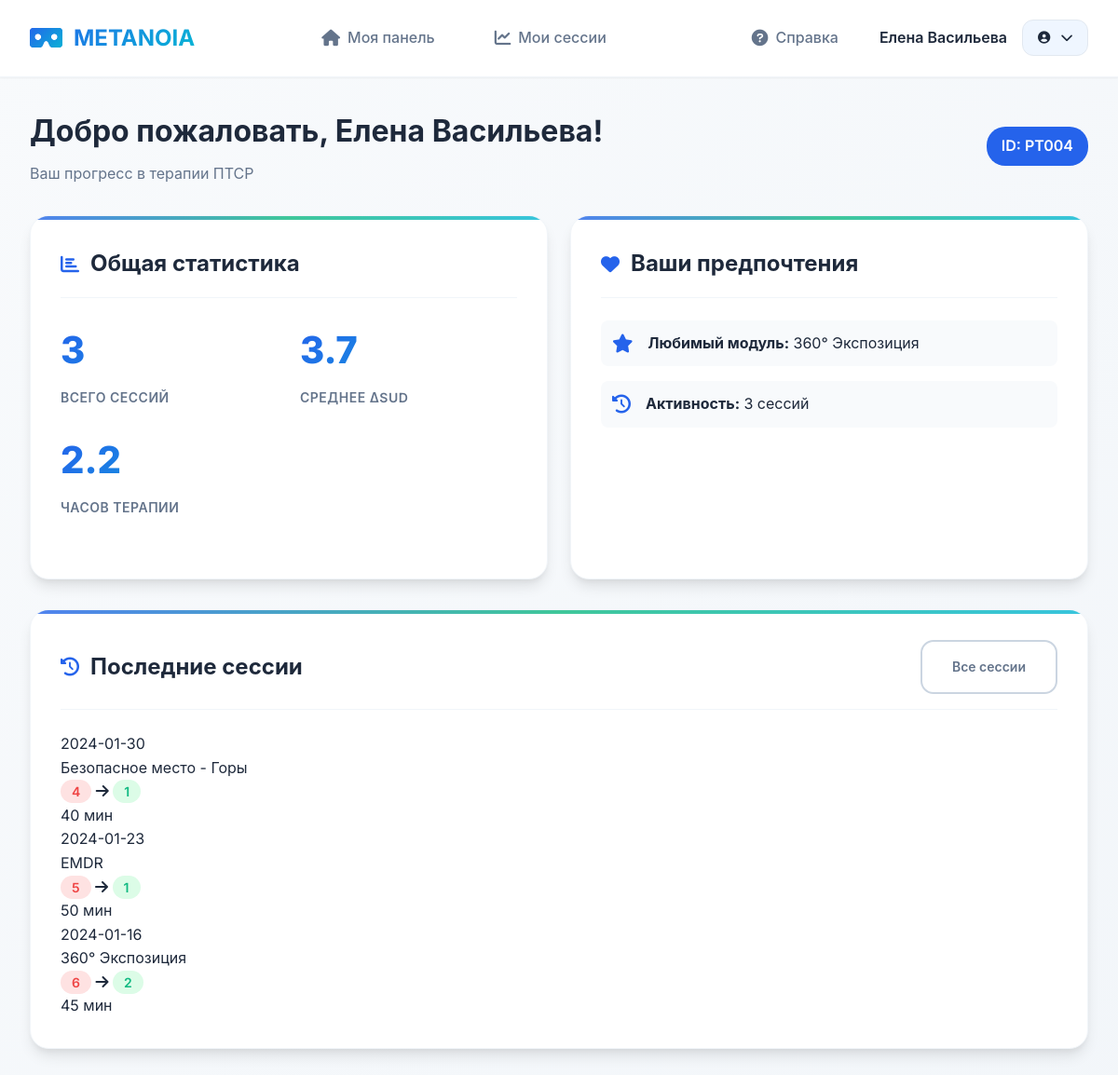
The app's page /patient/dashboard (signed in) with its own data.
### tables this page shows
CREATE TABLE users (
                id INTEGER PRIMARY KEY AUTOINCREMENT,
                user_id TEXT UNIQUE NOT NULL,
                username TEXT UNIQUE NOT NULL,
                password_hash TEXT NOT NULL,
                role TEXT NOT NULL,
                name TEXT NOT NULL,
                therapist_id TEXT,
                is_active BOOLEAN DEFAULT 1,
                created_date TIMESTAMP DEFAULT CURRENT_TIMESTAMP,
                FOREIGN KEY (therapist_id) REFERENCES users (user_id)
            );

CREATE TABLE therapy_sessions (
                id INTEGER PRIMARY KEY AUTOINCREMENT,
                session_id TEXT UNIQUE NOT NULL,
                patient_id TEXT NOT NULL,
                date TIMESTAMP DEFAULT CURRENT_TIMESTAMP,
                duration_minutes INTEGER NOT NULL,
                module_used TEXT NOT NULL,
                pre_sud INTEGER NOT NULL,
                post_sud INTEGER NOT NULL,
                parameters TEXT,
                FOREIGN KEY (patient_id) REFERENCES users (user_id)
            );

### app.py (the view)
@app.route('/patient/dashboard')
@patient_required
def patient_dashboard():
    try:
        patient, sessions = data_manager.get_patient_with_sessions(session['user_id'])
        preferences = data_manager.therapy_manager.get_patient_preferences(session['user_id'])
        return render_template('dashboard/patient_dashboard.html',
                             patient=patient,
                             sessions=sessions,
                             preferences=preferences)
    except Exception as e:
        flash(f'Ошибка при загрузке данных: {str(e)}', 'error')
        return render_template('dashboard/patient_dashboard.html',
                             patient=None,
                             sessions=[],
                             preferences={})

### app.py (called while the page is built)
@app.context_processor
def utility_processor():
    def now():
        return datetime.now()
    return dict(now=now)

### auth/auth.py (called while the page is built)
def patient_required(f):
    @wraps(f)
    def decorated_function(*args, **kwargs):
        if 'user_id' not in session:
            flash('Пожалуйста, войдите в систему', 'error')
            return redirect(url_for('login'))
        if session.get('role') != 'patient':
            flash('Доступ только для пациентов', 'error')
            return redirect(url_for('therapist_dashboard'))
        return f(*args, **kwargs)
    return decorated_function

### models/data_manager.py (called while the page is built)
    def get_patient_with_sessions(self, patient_id):
        patient = self.user_manager.get_user_by_id(patient_id)
        if patient and patient.role == 'patient':
            sessions = self.therapy_manager.get_sessions_by_patient(patient_id)
            return patient, sessions
        return None, []

### models/database.py (called while the page is built)
    def get_connection(self):
        return sqlite3.connect(self.db_path)

### models/therapy_models.py (called while the page is built)
    def get_sessions_by_patient(self, patient_id):
        conn = self.db.get_connection()
        cursor = conn.cursor()
        cursor.execute('''
            SELECT session_id, patient_id, date, duration_minutes, module_used, pre_sud, post_sud, parameters
            FROM therapy_sessions WHERE patient_id = ? ORDER BY date
        ''', (patient_id,))
        rows = cursor.fetchall()
        conn.close()
        sessions = []
        for row in rows:
            sessions.append(Session(*row))
        return sessions

### models/user_models.py (called while the page is built)
    def get_user_by_id(self, user_id):
        conn = self.db.get_connection()
        cursor = conn.cursor()
        cursor.execute('''
            SELECT user_id, username, password_hash, role, name, therapist_id, is_active, created_date
            FROM users WHERE user_id = ? AND is_active = 1
        ''', (user_id,))
        row = cursor.fetchone()
        conn.close()
        if row:
            return User(*row)
        return None

### templates/dashboard/patient_dashboard.html (shortened to what this page needs)
{% extends "base.html" %}
{% block content %}
<div class="dashboard-header patient-header">
    <div class="header-content">
        <h1>Добро пожаловать, {{ patient.name }}!</h1>
        <p>Ваш прогресс в терапии ПТСР</p>
    </div>
    <div class="patient-id-badge">
        ID: {{ patient.user_id }}
    </div>
</div>
<div class="grid grid-3">
    <div class="card">
        <div class="card-header">
            <h3 class="card-title">
                <i class="fas fa-chart-bar"></i> Общая статистика
            </h3>
        </div>
        <div class="stats-grid">
            <div class="stat">
                <div class="stat-value">{{ sessions|length }}</div>
                <div class="stat-label">Всего сессий</div>
            </div>
            <div class="stat">
                <div class="stat-value">
                    {% if sessions %}
                        {{ "%.1f"|format((sessions|sum(attribute='pre_sud') - sessions|sum(attribute='post_sud')) / sessions|length) }}
                    {% else %}
                        0
                    {% endif %}
                </div>
                <div class="stat-label">Среднее ΔSUD</div>
            </div>
            <div class="stat">
                <div class="stat-value">
                    {% if sessions %}
                        {{ (sessions|sum(attribute='duration_minutes') / 60)|round(1) }}
                    {% else %}
                        0
                    {% endif %}
                </div>
                <div class="stat-label">Часов терапии</div>
            </div>
        </div>
    </div>
    <div class="card">
        <div class="card-header">
            <h3 class="card-title">
                <i class="fas fa-heart"></i> Ваши предпочтения
            </h3>
        </div>
        <div class="preferences-list">
            {% if preferences.favorite_module %}
            <div class="preference-item">
                <i class="fas fa-star"></i>
                <div>
                    <strong>Любимый модуль:</strong>
                    <span>{{ preferences.favorite_module }}</span>
                </div>
            </div>
            {% endif %}
            {% if preferences.total_sessions %}
            <div class="preference-item">
                <i class="fas fa-history"></i>
                <div>
                    <strong>Активность:</strong>
                    <span>{{ preferences.total_sessions }} сессий</span>
                </div>
            </div>
            {% endif %}
        </div>
    </div>
</div>
<div class="card">
    <div class="card-header">
        <h3 class="card-title">
            <i class="fas fa-history"></i> Последние сессии
        </h3>
        <a href="{{ url_for('patient_sessions') }}" class="btn btn-outline">
            Все сессии
        </a>
    </div>
    {% if sessions %}
    <div class="sessions-list">
        {% for session in sessions[-3:]|reverse %}
        <div class="session-item">
            <div class="session-date">{{ session.date[:10] }}</div>
            <div class="session-module">{{ session.module_used }}</div>
            <div class="session-sud">
                <span class="sud-badge sud-pre">{{ session.pre_sud }}</span>
                <i class="fas fa-arrow-right"></i>
                <span class="sud-badge sud-post">{{ session.post_sud }}</span>
            </div>
            <div class="session-duration">{{ session.duration_minutes }} мин</div>
        </div>
        {% endfor %}
    </div>
    {% else %}
    <div class="empty-state">
        <i class="fas fa-vr-cardboard"></i>
        <h4>Сессий пока нет</h4>
        <p>Обратитесь к вашему терапевту для начала сессии.</p>
    </div>
    {% endif %}
</div>
{% endblock %}

### templates/base.html (shortened to what this page needs)
<!DOCTYPE html>
<html lang="ru">
<head>
    <link href="https://cdnjs.cloudflare.com/ajax/libs/font-awesome/6.0.0/css/all.min.css" rel="stylesheet">
    <link href="{{ url_for('static', filename='css/style.css') }}" rel="stylesheet">
</head>
<body>
    {% if session.user_id %}
    <nav class="navbar">
        <div class="nav-container">
            <div class="nav-logo">
                <i class="fas fa-vr-cardboard"></i>
                <span>METANOIA</span>
            </div>
            <div class="nav-links">
                {% if session.role == 'therapist' %}
                    {% if session.is_licensed %}
                    <a href="{{ url_for('therapist_dashboard') }}" class="nav-link">
                        <i class="fas fa-home"></i> Панель управления
                    </a>
                    <a href="{{ url_for('therapist_patient_management') }}" class="nav-link">
                        <i class="fas fa-users"></i> Пациенты
                    </a>
                    {% else %}
                    <a href="{{ url_for('therapist_profile') }}" class="nav-link">
                        <i class="fas fa-home"></i> Мой профиль
                    </a>
                    {% endif %}
                {% else %}
                <a href="{{ url_for('patient_dashboard') }}" class="nav-link">
                    <i class="fas fa-home"></i> Моя панель
                </a>
                <a href="{{ url_for('patient_sessions') }}" class="nav-link">
                    <i class="fas fa-chart-line"></i> Мои сессии
                </a>
                {% endif %}
            </div>
            <div class="nav-right">
                <a href="{{ url_for('help_page') }}" class="nav-link help-link">
                    <i class="fas fa-question-circle"></i> Справка
                </a>
                <div class="nav-user">
                    <span class="user-name">{{ session.name }}</span>
                    <div class="user-dropdown">
                        <button class="user-menu-btn">
                            <i class="fas fa-user-circle"></i>
                            <i class="fas fa-chevron-down"></i>
                        </button>
                    </div>
                </div>
            </div>
        </div>
    </nav>
    {% endif %}
    <main class="main-content">
        {% block content %}{% endblock %}
    </main>
</body>
</html>

### templates/dashboard/patient_dashboard.html (style rules this page uses)
.patient-header { display: flex; justify-content: space-between; align-items: center; margin-bottom: 2rem; }
.header-content h1 { color: var(--dark); margin-bottom: 0.5rem; }
.header-content p { color: var(--secondary); }
.patient-id-badge { background: var(--primary); color: white; padding: 0.5rem 1rem; border-radius: 20px; font-weight: 600; }
.preferences-list { display: flex; flex-direction: column; gap: 1rem; }
.preference-item { display: flex; align-items: center; gap: 1rem; padding: 0.75rem; background: var(--light); border-radius: 8px; }
.preference-item i { color: var(--primary); font-size: 1.25rem; }
.sud-badge { padding: 0.25rem 0.75rem; border-radius: 20px; font-weight: 600; font-size: 0.875rem; }
.sud-pre { background: #fee2e2; color: var(--danger); }
.sud-post { background: #dcfce7; color: var(--success); }

### records on screen
users: name "Елена Васильева", user_id "PT004"
therapy_sessions: favorite_module "360° Экспозиция", date "2024-01-16", module_used "360° Экспозиция", pre_sud "6", post_sud "2", duration_minutes "45"
therapy_sessions: date "2024-01-30", module_used "Безопасное место - Горы", pre_sud "4", post_sud "1", duration_minutes "40"
therapy_sessions: date "2024-01-23", module_used "EMDR", pre_sud "5", post_sud "1", duration_minutes "50"

### other values on screen
{{ sessions|length }} "3"
{{ (sessions|sum(attribute='duration_minutes') / 60)|round(1) }} "2.2"
{{ preferences.total_sessions }} "3"
